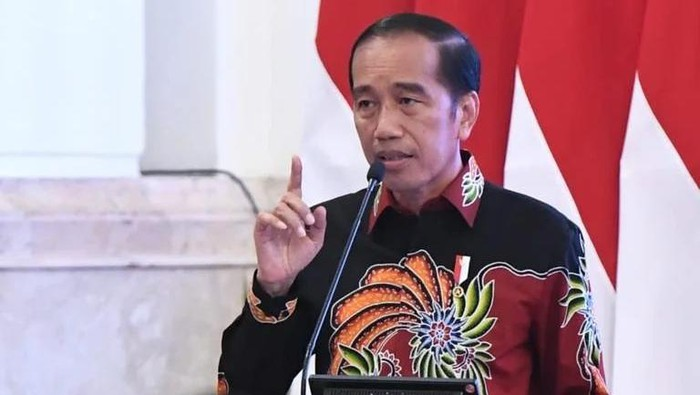
#> input picture Edge Image Processing/jokowi.jpeg, 700 x 395 px
$ python main.py   (older library calls are emulated)
#> lines starting #> are read from the running program, lines starting #| are printed output that depends on the picture
#cv2 this library from Python
import cv2

#img this to call image in folder
img = cv2.imread('jokowi.jpeg')
#> img is the input picture: shape (395, 700, 3); mean B, G, R 157.3, 145.3, 176.5

#sobelX declar Horizonzal and calculation sobel
sobelX = cv2.Sobel(img, cv2.CV_64F, 0, 1, ksize=5)
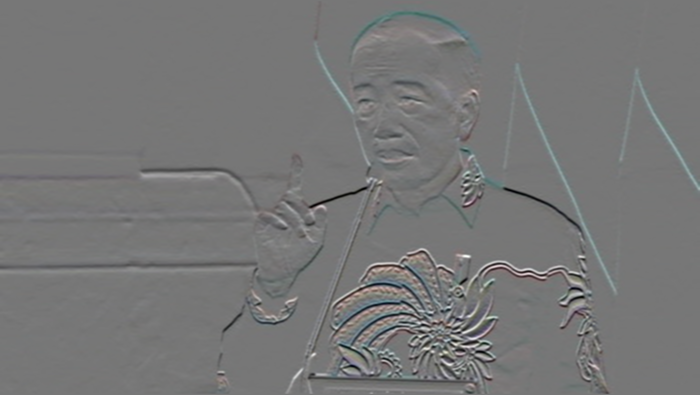
#> sobelX: shape (395, 700, 3) float64; mean B, G, R -5.5, -5, -26.4; drawn with min black and max white
#sobely declar vertical and calculation sobel
sobelY = cv2.Sobel(img, cv2.CV_64F, 1, 0, ksize=5)
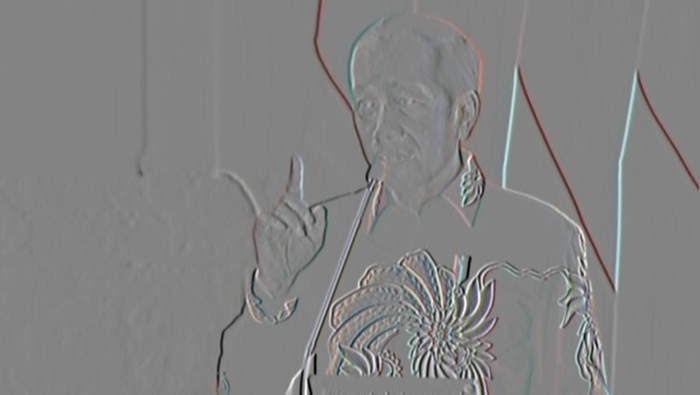
#> sobelY: shape (395, 700, 3) float64; mean B, G, R -17.1, -16.3, -2.5; drawn with min black and max white

#This code to declar Canny
edge = cv2.Canny(img, 70, 70)
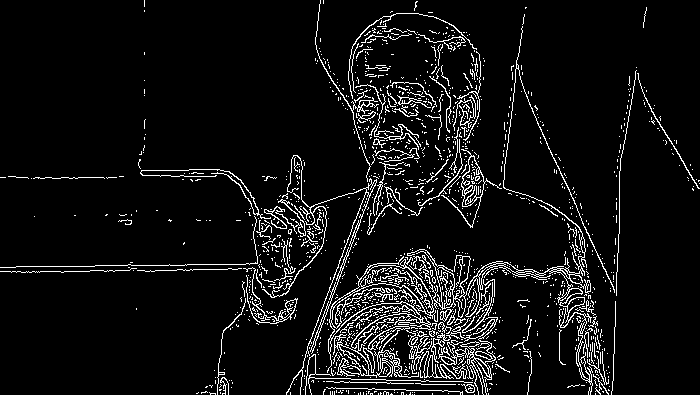
#> edge: shape (395, 700); 7% white in thin lines or dots
#This code sobelOR to declar Sobel and call sobelX(horizontal) and sobelY(Vertical)
sobelOR = cv2.bitwise_or(sobelX, sobelY)
#> sobelOR: shape (395, 700, 3) float64; 2.02% of the values are NaN or infinite; the others: min -131056, max 131056, mean -3925.3

#imshow this to display image through teh window
#This Canny image window
cv2.imshow('Detection Canny', edge)
#This Sobel image Window
cv2.imshow('Detection Sobel', sobelOR)
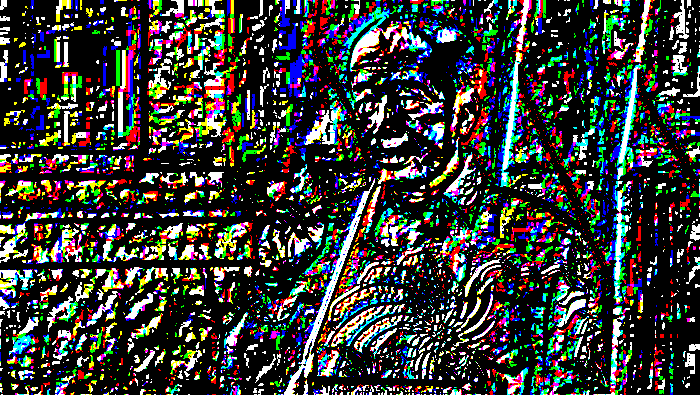
#> window 'Detection Sobel': shape (395, 700, 3); mean B, G, R 57.6, 59.7, 57.7
#This original image window
cv2.imshow('Original', img)

#This code to waiting next command its like waiting to press esc adter run code
cv2.waitKey(0)
#This code to close a specific window
cv2.destroyAllWindows()
